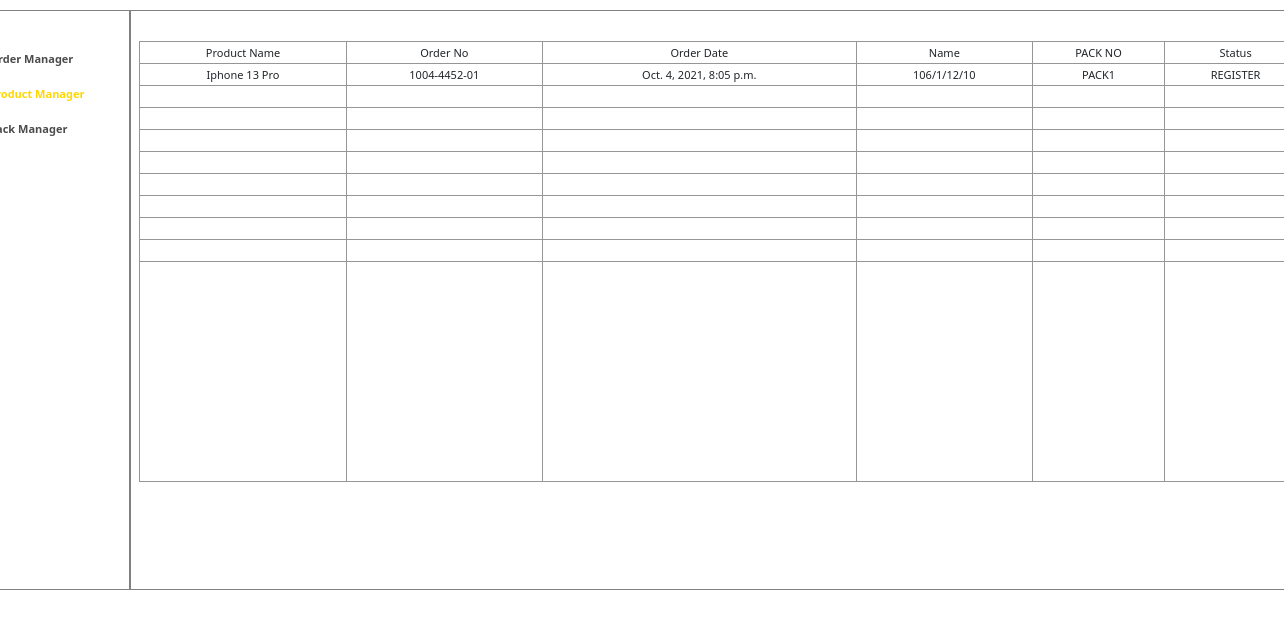
/product/, run on an earlier commit of the app's database.
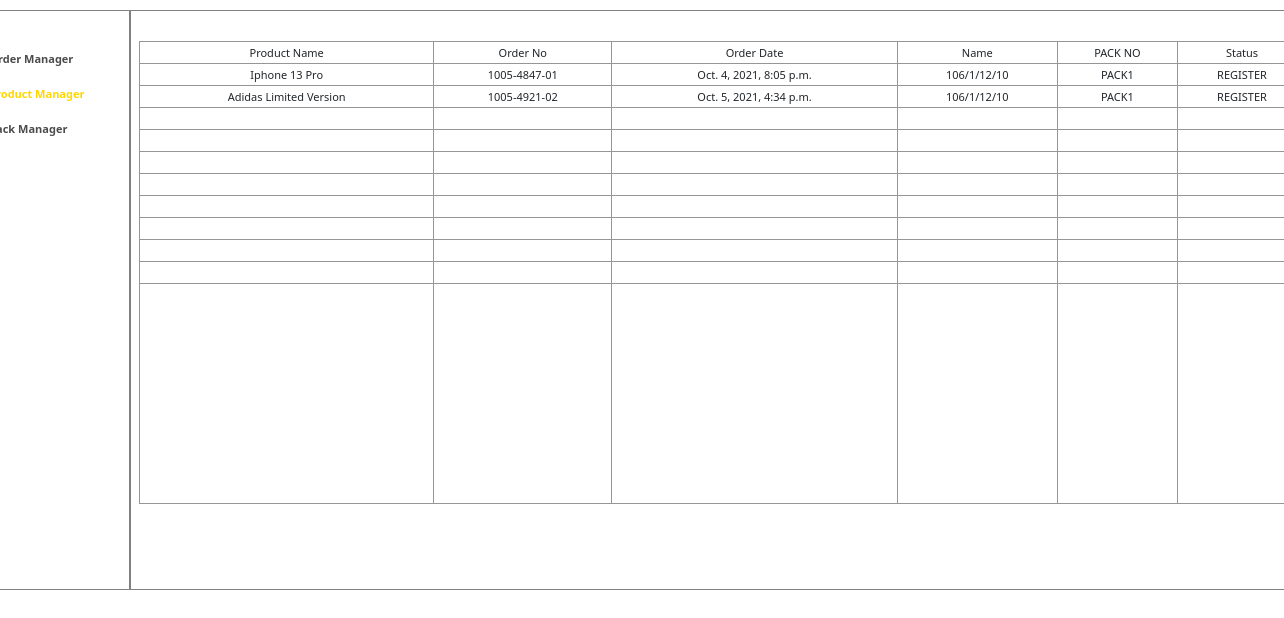
And on a later commit of the database.
### purchase_app/models.py (models this page shows, shortened)
class Product(models.Model):
    STATUS_CHOICES = [
        ('REGISTER', 'Register Order'),
        ('CANCEL_BY_CUSTOMER', 'Cancel by Customer'),
        ('CANCEL_BY_EMPOLYEE', 'Cancel by Employee'),
        ('UNDER_SHIPPING', 'Under Shipping'),
        ('COMPLETED', 'Completed'),
    ]
    product_name = models.CharField(max_length=100)
    quantity = models.IntegerField(default=0)
    product_url = models.URLField(max_length=200)
    order = models.ForeignKey("purchase_app.Order", on_delete=models.CASCADE)
    pack = models.ForeignKey(
        "purchase_app.Pack", on_delete=models.DO_NOTHING, null=True, blank=True)
    price = models.DecimalField(max_digits=12, decimal_places=2, default=0)
    total_price = models.DecimalField(
        max_digits=12, decimal_places=2, default=0)
    estimated_weight = models.FloatField(default=0)
    measurement_weight = models.FloatField(default=0)
    status = models.CharField(
        max_length=100,
        choices=STATUS_CHOICES,
        default='REGISTER',
    )
    ship_company = models.CharField(max_length=50, default='')
    comfirm_notifed_fig = models.BooleanField(default=False)
    memo_from_customer = models.TextField(blank=True)

class Order(models.Model):
    STATUS_CHOICES = [
        ('REGISTER', 'Register Order'),
        ('CANCEL_BY_CUSTOMER', 'Cancel by Customer'),
        ('CANCEL_BY_EMPOLYEE', 'Cancel by Employee'),
        ('UNDER_SHIPPING', 'Under Shipping'),
        ('COMPLETED', 'Completed'),
    ]
    DOMESTIC_DELIVERY_METHOD_CHOICES = [
        ('CUSTOMER_HOME', 'To delivery to customer home'),
        ('BRANCH', 'To delivery to company branch'),
    ]
    PAYMENT_METHOD_CHOICES = [
        ('BANK_ACCOUNT', 'To transfer bank account'),
        ('CASH', 'Pay by cash'),
    ]
    order_no = models.CharField(max_length=50, blank=True, unique=True)
    order_date = models.DateTimeField(
        auto_now=False, default=dt.now(), null=False)
    customer_id = models.ForeignKey(
        settings.AUTH_USER_MODEL,
        on_delete=models.DO_NOTHING,
        null=True
    )
    customer_name = models.CharField(max_length=50)
    customer_phone = models.CharField(max_length=12)
    customer_address = models.CharField(max_length=100)
    customer_email = models.EmailField(max_length=254)
    status = models.CharField(
        max_length=100,
        choices=STATUS_CHOICES,
        default='REGISTER',
    )
    total_product_price = models.DecimalField(
        max_digits=12, decimal_places=2, default=0)
    estimated_total_weight = models.FloatField(default=0)
    estimated_ship_fee = models.DecimalField(
        max_digits=12, decimal_places=2, default=0)
    estimated_total_fee = models.DecimalField(
        max_digits=12, decimal_places=2, default=0)
    fix_total_weight = models.FloatField(default=0)
    fix_ship_fee = models.DecimalField(
        max_digits=12, decimal_places=2, default=0)
    fix_total_fee = models.DecimalField(
        max_digits=12, decimal_places=2, default=0)
    domestic_delivery_method = models.CharField(
        max_length=100,
        choices=DOMESTIC_DELIVERY_METHOD_CHOICES,
        default='CUSTOMER_HOME',
    )
    payment_method = models.CharField(
        max_length=100,
        choices=PAYMENT_METHOD_CHOICES,
        default='BANK_ACCOUNT',
    )
    memo = models.TextField(blank=True)
    delivery_date = models.DateField(
        auto_now=False, auto_now_add=True, blank=True)
    delivery_time = models.TimeField(
        auto_now=False, auto_now_add=True, blank=True)

class Pack(models.Model):
    STATUS_CHOICES = [
        ('REGISTER', 'Register Order'),
        ('CANCEL_BY_CUSTOMER', 'Cancel by Customer'),
        ('CANCEL_BY_EMPOLYEE', 'Cancel by Employee'),
        ('UNDER_SHIPPING', 'Under Shipping'),
        ('COMPLETED', 'Completed'),
    ]
    pack_no = models.CharField(
        max_length=50, blank=True, unique=True)
    total_price = models.DecimalField(
        max_digits=12, decimal_places=2, default=0)
    total_weight = models.FloatField(default=0)
    oversea_ship_fee = models.DecimalField(
        max_digits=12, decimal_places=2, default=0)
    foreign_domestic_fee = models.DecimalField(
        max_digits=12, decimal_places=2, default=0)
    vn_domestic_fee = models.DecimalField(
        max_digits=12, decimal_places=2, default=0)
    status = models.CharField(
        max_length=100,
        choices=STATUS_CHOICES,
        default='REGISTER',
    )
    to_start_ship_date = models.DateField(
        auto_now=False, default=dt.now(), null=False)
    arrived_date = models.TimeField(
        auto_now=False, default=dt.now(), null=False)
    memo = models.TextField(default='')
    def __str__(self):
        return self.pack_no

### purchase_app/views.py (the view)
# urls.py: path('product/', ProductListAPIView.as_view(), name='list'),
def product(request):
    products = Product.objects.all().order_by('id')
    return render(request, 'ProductManager.html', {'products': products})

### Templates/ProductManager.html (shortened to what this page needs)
{% extends 'Base.html' %}
{% load static %}
{% block content %}
<div class="container">
    <div class="row main-frame">
        <div class="border sub-frame-1">
            <ul>
                <li> <a href="../">Order Manager</a>
                <li> <a class="active" href="">Product Manager</a>
                <li> <a href="../pack">Pack Manager</a>
            </ul>
        </div>
        <div class="border sub-frame-2">
            <table>
                <tr  class="tr-title">
                    <td class="tr-title">Product Name</td>
                    <td class="tr-title">Order No</td>
                    <td class="tr-title">Order Date</td>
                    <td class="tr-title">Name</td>
                    <td class="tr-title">PACK NO</td>
                    <td class="tr-title">Status</td>
                </tr>
                {% for product in products %}
                    <tr  class="tr-medium">
                        <td class="tr-medium">{{product.product_name}}</td>
                        <td class="tr-medium">{{product.order.order_no}}</td>
                        <td class="tr-medium">{{product.order.order_date}}</td>
                        <td class="tr-medium">{{product.order.customer_address}}</td>
                        <td class="tr-medium">{{product.pack}}</td>
                        <td class="tr-medium">{{product.status}}</td>
                    </tr>
                {% endfor %}
                {% for i in '01234567'|make_list %}
                    <tr >
                        <td></td>
                        <td></td>
                        <td></td>
                        <td></td>
                        <td></td>
                        <td></td>
                    </tr>
                {% endfor %}
                <tr class="tr-end">
                        <td></td>
                        <td></td>
                        <td></td>
                        <td></td>
                        <td></td>
                        <td></td>
                </tr>
                </table>
        </div>
    </div>
</div>
{%endblock  %}

### Templates/Base.html (shortened to what this page needs)
 {% load static %}
<link rel="stylesheet" href="https://cdnjs.cloudflare.com/ajax/libs/font-awesome/5.15.3/css/all.min.css">
<link rel="stylesheet" href="{% static 'bt/css/bootstrap.min.css' %}" />
<link rel="stylesheet" href="{% static 'css/style.css' %}" />
<body>
    {% block content %}
    {% endblock %}
</body>

### purchase_app/static/css/style.css (style rules this page uses)
.border { border: 1px solid gray!important; }
.main-frame { width: 120%; margin-left: -10%; margin-top: 10px; min-height: 580px; }
* { font-size: 11px; }
.sub-frame-1 { width: 12%; padding-top: 30px; }
.sub-frame-1 ul { list-style: none; margin-left: -10px; line-height: 35px; font-weight: bold; }
.sub-frame-1 a { text-decoration: none; color: rgb(75, 75, 75); }
.sub-frame-1 .active { color: gold; }
.sub-frame-2 { padding-top: 30px; width: 88%; }
table, tr, td { border: 1px solid rgb(150, 150, 150); text-align: center; }
table { width: 100%; }
tr, td { height: 22px; min-width: 40px; }
.tr-end { height: 220px; }

What changed in the data, as far as the page shows it:
changed Product "Iphone 13 Pro": order.order_no "1004-4452-01" → "1005-4847-01"
added Product: product_name "Adidas Limited Version", order.order_no "1005-4921-02", order.order_date "Oct. 5, 2021, 4:34 p.m.", order.customer_address "106/1/12/10", pack "PACK1", status "REGISTER"
